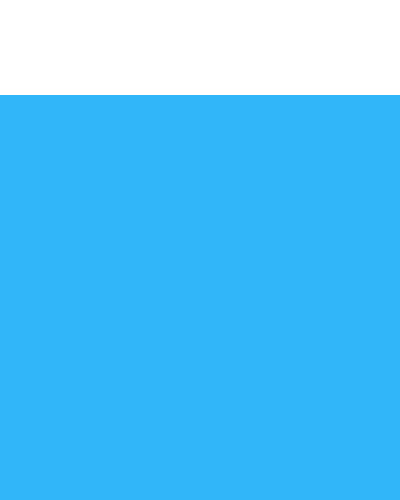
Frame 1 (no input)
Frame 60 (the mouse pressed at the canvas centre just before this capture): identical to frame 1, image omitted
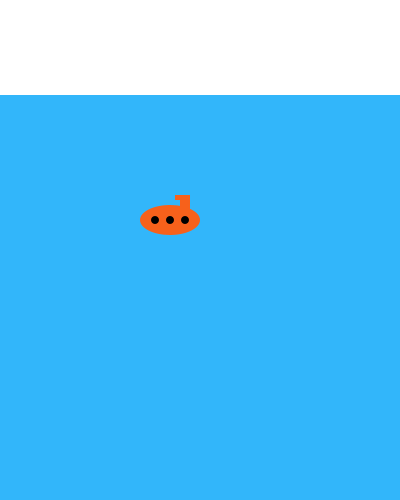
Frame 120 (the mouse held since frame 60 and released just before this capture)

The Processing sketch that drew these frames (run headless with seeded random() and noise(); from frame 60 on, the mouse is pressed at the canvas centre):

// Processing sketch: ship
// ── ship.pde
//Karla Medina
float x = 0;
float y = 0;
float easing = 0.5;

//screen setup with background
//runs once
void setup() { 
size(400, 500);
background(50, 182, 250);
noStroke();
}

void draw() {
  background(50, 182, 250);
  noStroke();
  fill(255);
  rect(0, 0, 500, 95);
  
  if ( y < 95) {// i want my submarine to stay under water 
   y *= 2; //couldn't figure out how else to do it
 } 
    
float bigX = mouseX;//calculates where submarine
float xx = bigX - x;//will move on the x axis when
x = x + xx * easing;//mouse moves over the screen

float bigY = mouseY;//declare the variables,
float yy = bigY - y;//assing, then use.
 y = y + yy * easing;//calculates the y axis movement

submarine(x - 30 , y - 30);//submarine will move a bit behind the mouse
 
}
void submarine (float x, float y) {
fill(247, 97, 27); 
ellipse(x, y, 60, 30);//main sub
rect(x + 10, y - 25, 10, 20);//top thingy
rect(x + 5 , y - 25, 15, 5);//horizontal to the top rect

fill(0);
ellipse(x - 15, y , 8, 8);//black windows 
ellipse(x , y, 8, 8);//from left 
ellipse(x + 15 , y, 8, 8);//to right

}
